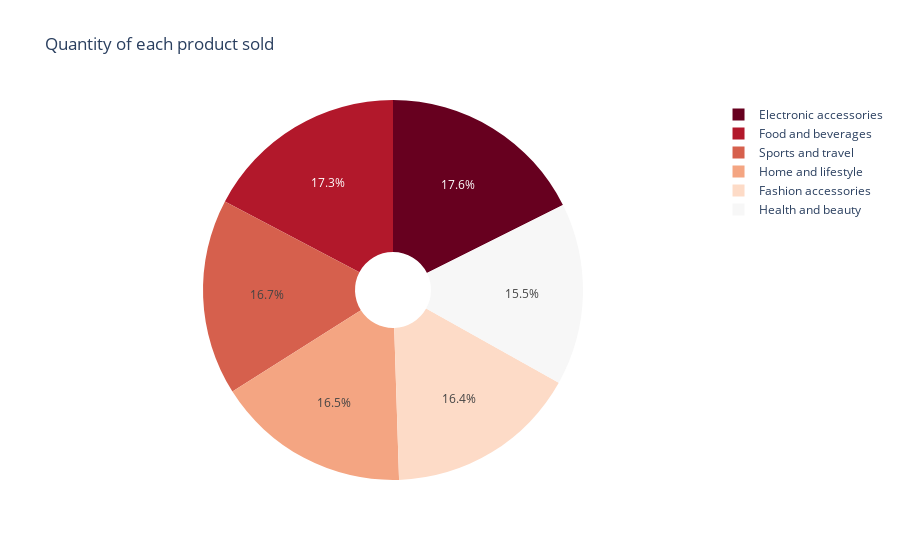

Notebook source saved alongside this figure:
### Code cell
#Pie chart for Quantity of each product sold
prod_sold_fig=px.pie(prod_sold,names='Product line',values='Quantity',title='Quantity of each product sold'
                     ,color_discrete_sequence=px.colors.sequential.RdBu,hole=0.2)
prod_sold_fig.show()

### Figure 1 — Plotly figure (JSON) as saved in the notebook; plotly's stock layout.template omitted (floating-point values rounded to 4 significant figures)
{"data": [{"domain": {"x": [0, 1], "y": [0, 1]}, "hole": 0.2, "hovertemplate": "Product line=%{label}<br>Quantity=%{value}<extra></extra>", "labels": ["Electronic accessories", "Fashion accessories", "Food and beverages", "Health and beauty", "Home and lifestyle", "Sports and travel"], "legendgroup": "", "name": "", "showlegend": true, "type": "pie", "values": [971, 902, 952, 854, 911, 920]}], "layout": {"legend": {"tracegroupgap": 0}, "piecolorway": ["rgb(103,0,31)", "rgb(178,24,43)", "rgb(214,96,77)", "rgb(244,165,130)", "rgb(253,219,199)", "rgb(247,247,247)", "rgb(209,229,240)", "rgb(146,197,222)", "rgb(67,147,195)", "rgb(33,102,172)", "rgb(5,48,97)"], "title": {"text": "Quantity of each product sold"}}}
